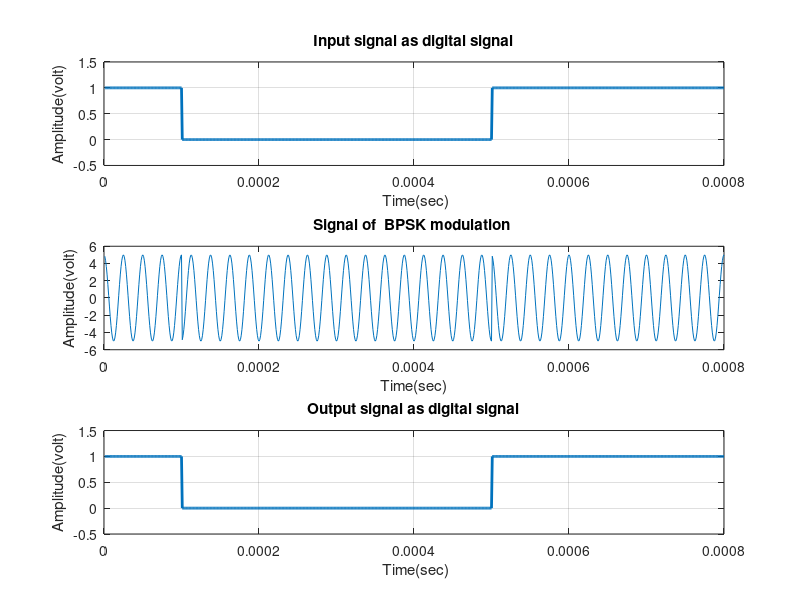

Here is the MATLAB script that generated this plot:
% This is for the modulation and Demodulation of BPSK for the data [ 1 0 0 0 0 1 1 1]
% If you obtain the Bit error rate for the given data please post it in the comments
% ********************* BPSK modulation and de-modulation ****************%
clc;
clear all;
close all;
% ********************* Define transmitted signal *************************
x_inp = [1 0 0 0 0 1 1 1];   % Binary information as stream of bits (binary signal 0 or 1)
N = length(x_inp);
Tb = 0.0001;   %Data rate = 1MHz i.e., bit period (second)
disp('Binary Input Information at Transmitter: ');
disp(x_inp);
% ********************* Represent input signal as digital signal ****
x_bit=[];
nb=100; % Digital signal per bit
for n=1:1:N
    if x_inp(n)==1;
       x_bitt=ones(1,nb);
    else x_inp(n)==0;
        x_bitt=zeros(1,nb);
    end
     x_bit=[x_bit x_bitt];
end
t1=Tb/nb:Tb/nb:nb*N*(Tb/nb); % time of the signal
f1 = figure(1);
set(f1,'color',[1 1 1]);
subplot(3,1,1);
plot(t1,x_bit,'lineWidth',2);grid on;
axis([ 0 Tb*N -0.5 1.5]);
ylabel('Amplitude(volt)');
xlabel(' Time(sec)');
title('Input signal as digital signal');
% ********************* Define BPSK Modulation ****************************
Ac=5;  % Amplitude of carrier signal
mc=4;  % fc>>fs fc=mc*fs fs=1/Tb
fc=mc*(1/Tb); % carrier frequency for bit 1
fi1=0; % carrier phase for bit 1
fi2=pi; % carrier phase for bit 0
t2=Tb/nb:Tb/nb:Tb;
t2L=length(t2);
x_mod=[];
for (i=1:1:N)
    if (x_inp(i)==1)
        x_mod0=Ac*cos(2*pi*fc*t2+fi1);%modulation signal with carrier signal 1
    else
        x_mod0=Ac*cos(2*pi*fc*t2+fi2);%modulation signal with carrier signal 2
    end
    x_mod=[x_mod x_mod0];
end
t3=Tb/nb:Tb/nb:Tb*N;
subplot(3,1,2);
plot(t3,x_mod);
xlabel('Time(sec)');
ylabel('Amplitude(volt)');
title('Signal of  BPSK modulation ');
% ********************* Transmitted signal x ******************************
x=x_mod;
% ********************* Channel model h and w *****************************
h=1; % Fading
w=0; % Noise
% ********************* Received signal y *********************************
y=h.*x+w;
% ********************* Define BPSK Demodulation **************************
y_dem=[];
for n=t2L:t2L:length(y)
  t=Tb/nb:Tb/nb:Tb;
  c=cos(2*pi*fc*t); % carrier siignal
  y_dem0=c.*y((n-(t2L-1)):n);
  t4=Tb/nb:Tb/nb:Tb;
  z=trapz(t4,y_dem0); % intregation
  A_dem=round((2*z/Tb));
  if(A_dem>Ac/2) % logic level = Ac/2
    A=1;
  else
    A=0;
  end
  y_dem=[y_dem A];
end
x_out=y_dem; % output signal;
% *************** Represent output signal as digital signal ***************
xx_bit=[];
for n=1:length(x_out);
    if x_out(n)==1;
       xx_bitt=ones(1,nb);
    else x_out(n)==0;
        xx_bitt=zeros(1,nb);
    end
     xx_bit=[xx_bit xx_bitt];
end
t4=Tb/nb:Tb/nb:nb*length(x_out)*(Tb/nb);
subplot(3,1,3)
plot(t4,xx_bit,'LineWidth',2);grid on;
axis([ 0 Tb*length(x_out) -0.5 1.5]);
ylabel('Amplitude(volt)');
xlabel(' Time(sec)');
title('Output signal as digital signal');

